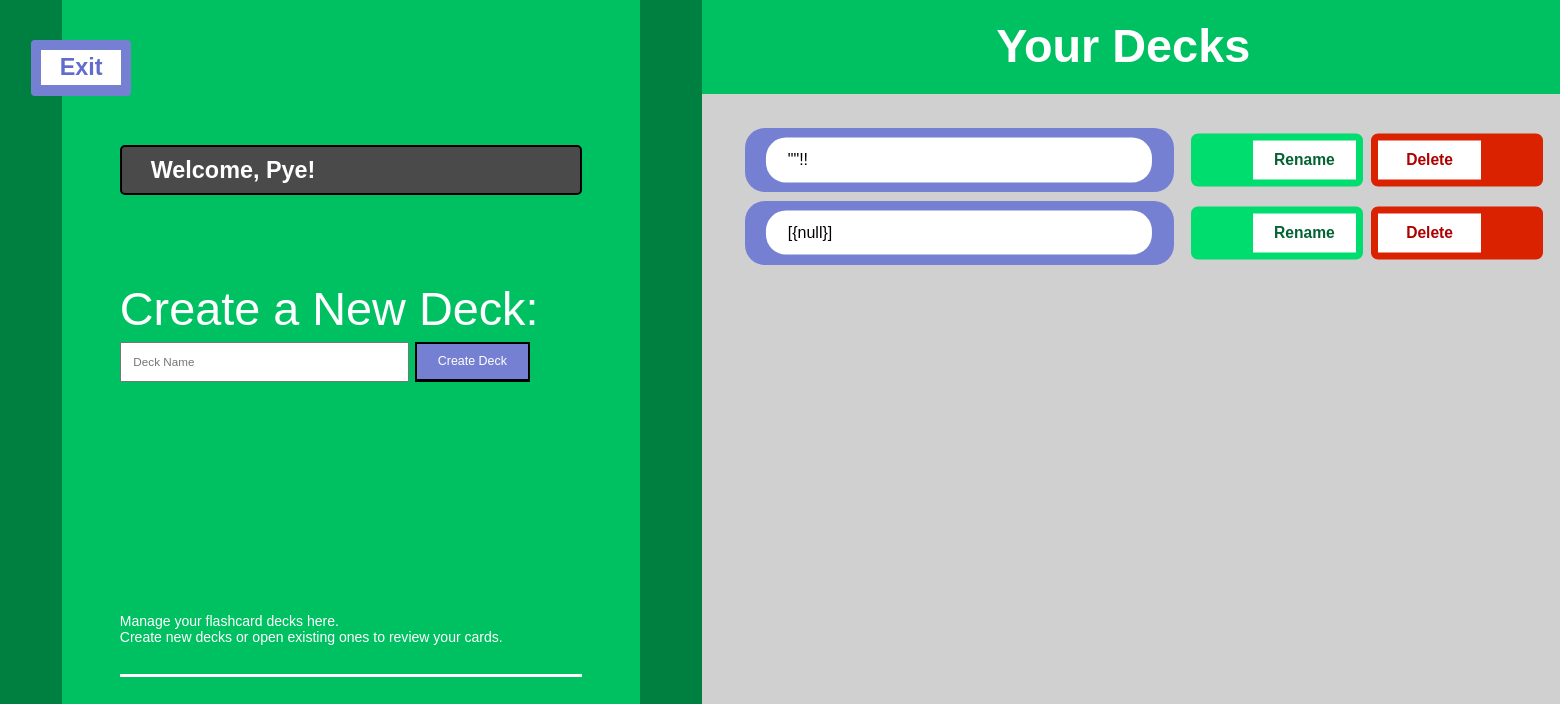
The page /dashboard (signed in) on the database its author committed.
### flashcards.py (models this page shows)
class User(db.Model):
    id = db.Column(db.Integer, primary_key=True)
    name = db.Column(db.String(50), unique=True, nullable=False)
    decks = db.relationship("Deck", backref="user", lazy=True)

class Deck(db.Model):
    id = db.Column(db.Integer, primary_key=True)
    name = db.Column(db.String(50), nullable=False)
    user_id = db.Column(db.Integer, db.ForeignKey("user.id"), nullable=False)
    cards = db.relationship("Card", backref="deck", lazy=True)

### flashcards.py (the view)
@app.route("/dashboard")
def dashboard():
    print("Logging in with User ID", session["user_id"])
    user = User.query.get(session["user_id"])
    return render_template("dashboard.html", decks=user.decks, user=user)

### templates/dashboard.html (shortened to what this page needs)
<!DOCTYPE html>
<html>
    <head>
        <link rel="stylesheet" href="./static/styles-dashboard.css">
    </head>
    <body>
        <a class="back" href="{{  url_for('index')  }}">Exit</a>
        <div class="zone-1">
            <h2 class="welcome" title="Welcome, {{ user.name }}!">Welcome, {{ user.name }}!</h2>
            <div class="create-new-deck-note-container">Create a New Deck:</div>
                <form class="create-new-deck-form-container" action="{{ url_for('create_deck') }}" method="POST">
                    <input type="text" name="deck_name" placeholder="Deck Name" class="create-new-deck-input" required>
                    <button type="submit" class="create-new-deck-button">Create Deck</button>
                </form>
            <div class="note">Manage your flashcard decks here.<br>Create new decks or open existing ones to review your cards.</div>
        </div>
        <h3 class="your-decks">Your Decks</h3>
        <div class="zone-2">
            <div class="decks-zone">
                {% for deck in decks %}
                    <div id="deck-id-{{  deck.id  }}-container" class="deck-container">
                        <a class="deck" href="{{ url_for('view_deck', deck_id=deck.id)  }}">
                            <div id="deck-id-{{  deck.id  }}" class="deck-content" title="{{  deck.name  }}">{{ deck.name }}</div>
                        </a>
                        <div class="deck-button deck-button--rename" onclick="show_rename_dialogue('{{  deck.id  }}', '{{  deck.name  }}')">Rename</div>
                        <div class="deck-button deck-button--delete" onclick="show_deletion_dialogue('{{  deck.id  }}', '{{  deck.name  }}')" role="button" tabindex="0">Delete</div>
                    </div>
                {% else %}
                    <div class="no-decks">No decks yet</div>
                {% endfor %}
            </div>
        </div>
    </body>
</html>

### static/styles-dashboard.css (style rules this page uses)
* { box-sizing: border-box; margin: 0; padding: 0; }
body { position: relative; height: 100vh; width: 100vw; min-height: 600px; overflow: hidden; background-color: #d0d0d0; font-family: sans-serif; }
.back { position: absolute; top: 5%; left: 2%; width: 100px; line-height: 1.5; color: #626ccc; background-color: white; border: 0.7cqw solid #7680d3; border-bottom-width: 0.75cqw; border-radius: 4px; text-align: center; font-size: 1.5cqw; font-weight: bold; text-decoration: none; z-index: 7; }
.zone-1 { display: inline-block; position: absolute; vertical-align: top; top: 0; left: 0; width: 45%; height: 100%; background-color: #00c161; border-left: 4cqw solid #008040; border-right: 4cqw solid #008040; font-size: 0; z-index: 1; }
.welcome { display: block; top: 0; left: 0; margin: 10%; margin-top: 25%; width: 80%; padding: 0 5%; border: 2px solid black; border-radius: 5px; background: #4a4a4a; color: white; font-size: 1.5cqw; line-height: 2; overflow: hidden; white-space: nowrap; text-overflow: ellipsis; z-index: 2; }
.create-new-deck-note-container { display: flex; margin: 0 10%; margin-top: 15%; color: white; font-size: 3cqw; margin-bottom: 1%; }
.create-new-deck-form-container { display: flex; position: relative; height: 5vh; z-index: 1000; }
.create-new-deck-input { display: flex; position: absolute; top: 0; left: 10%; width: 50%; height: 100%; padding: 2%; font-size: 0.75cqw; }
.create-new-deck-button { display: flex; position: absolute; top: 0; left: 61%; width: 20%; height: 100%; padding: 2%; color: white; font-size: 0.8cqw; justify-content: center; align-items: center; background-color: #7680d3; border: 2px solid black; border-bottom-width: 3px; cursor: pointer; }
.note { display: block; top: 0; left: 0; margin: 0% 10%; margin-top: 40%; padding-bottom: 5%; border-bottom: 3px solid white; color: white; font-size: 0.9cqw; z-index: 2; }
.your-decks { box-sizing: content-box; position: absolute; left: 44%; width: 56%; font-size: 3cqw; line-height: 2; color: white; text-align: center; background-color: #00c161; border-right: 40vw solid #00c161; }
.zone-2 { display: inline-block; position: absolute; top: 0; left: 45%; width: 55%; height: 100%; overflow: auto; }
.decks-zone { position: absolute; top: 15%; width: 100%; height: 80%; margin-top: 1vh; }
.deck-container { position: relative; width: 100%; height: 10%; max-height: 100px; margin-bottom: 1%; }
.deck { display: flex; position: absolute; top: 0; left: 0; width: 50%; height: 100%; align-items: center; margin-left: 5%; background-color: #7680d3; border-radius: 20px; z-index: 5; }
.deck-content { display: flex; position: absolute; top: 50%; left: 50%; width: 90%; height: 70%; transform: translate(-50%, -50%); border-radius: 20px; color: black; background-color: white; align-items: center; padding-left: 5%; padding-right: 5%; overflow: hidden; white-space: nowrap; text-overflow: ellipsis; }
.deck-button { position: absolute; top: 50%; transform: translateY(-50%); width: 20%; color: black; text-align: center; line-height: 2.5; font-size: 1cqw; font-weight: bold; background-color: white; border: 0.5cqw solid black; border-radius: 7px; cursor: pointer; z-index: 7; }
.deck-button--rename { left: 57%; color: #036333; border-color: #00dd6f; border-left-width: 4cqw; }
.deck-button--delete { left: 78%; color: #ae0000; border-color: #da2201; border-right-width: 4cqw; }

### rows shown on the page
User: name "Pye"
Deck: name "\"\"!!"
Deck: name "[{null}]"
